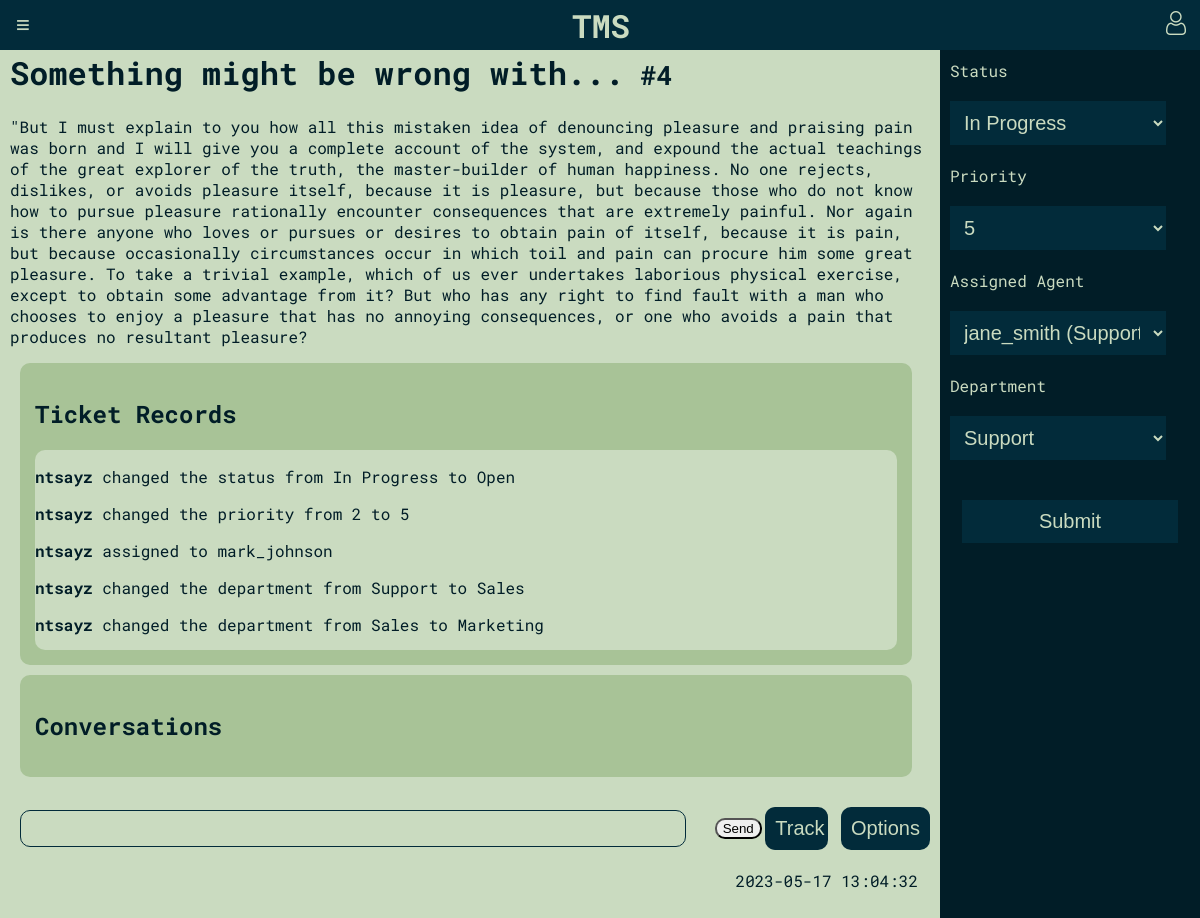
Screenshot of /pages/ticket.php?ticket_id=4 (signed in) with the database file from the repository.
### tables this page shows
CREATE TABLE tickets (
    id INTEGER PRIMARY KEY AUTOINCREMENT,
    title TEXT NOT NULL,
    description TEXT NOT NULL,
    priority INTEGER CHECK(priority BETWEEN 1 AND 5),
    status_id INTEGER REFERENCES status(id) ON DELETE CASCADE,
    created_by INTEGER NOT NULL REFERENCES users(id) ON DELETE CASCADE,
    assigned_to INTEGER REFERENCES users(id) ON DELETE CASCADE,
    created_at TIMESTAMP DEFAULT CURRENT_TIMESTAMP,
    department_id INTEGER REFERENCES departments(id) ON DELETE CASCADE
);

CREATE TABLE ticket_records (
    id INTEGER PRIMARY KEY AUTOINCREMENT,
    action TEXT NOT NULL,
    changed_at TIMESTAMP DEFAULT CURRENT_TIMESTAMP,
    ticket_id INTEGER REFERENCES tickets(id),
    author_id INTEGER REFERENCES users(id)
);

CREATE TABLE users (
    id INTEGER PRIMARY KEY AUTOINCREMENT,
    username TEXT,
    password CHAR(256) NOT NULL,
    full_name TEXT,
    email TEXT NOT NULL UNIQUE,
    user_type TEXT CHECK(user_type IN ('admin', 'agent', 'client'))
);

### pages/ticket.php (called while the page is built)
<?php
require_once(__DIR__.'/../initialization/init.php');
require_once(__DIR__.'/../database/tickets.php');
$ticket_id = $_GET['ticket_id'];
$ticket = get_ticket_by_id($ticket_id);
require_once(__DIR__.'/../templates/common/ticket_standalone.php');
?>

### database/tickets.php (called while the page is built, shortened)
<?php
function get_ticket_by_id($id){
    global $dbh;
    try {
        $stmt = $dbh->prepare('SELECT * FROM tickets WHERE id = ?');
        $stmt->execute(array($id));
        $ticket = $stmt->fetch(PDO::FETCH_ASSOC);
        return $ticket;
    } catch(PDOException $e) {
        return -1;
    }
}
function get_ticket_records($ticket_id){
    global $dbh;
    try {
        $stmt = $dbh->prepare('SELECT * FROM ticket_records WHERE ticket_id = ?');
        $stmt->execute(array($ticket_id));
        $ticket_records = $stmt->fetchAll(PDO::FETCH_ASSOC);
        return $ticket_records;
    } catch(PDOException $e) {
        return -1;
    }
}
function get_ticket_submissions_by_user($user_id){
    global $dbh;
    try {
        $stmt = $dbh->prepare('SELECT * FROM tickets WHERE created_by = ?');
        $stmt->execute(array($user_id));
        $tickets = $stmt->fetchAll(PDO::FETCH_ASSOC);
        return $tickets;
    } catch(PDOException $e) {
        return -1;
    }
}
?>

### database/user.php (called while the page is built, shortened)
<?php
  function get_username_by_id($id) {
    global $dbh;
    try {
        $stmt = $dbh->prepare('SELECT username FROM users WHERE id = ?');
        $stmt->execute(array($id));
        if($row = $stmt->fetch()) {
            return $row['username'];
        }
    }catch(PDOException $e) {
        return -1;
    }
  }
?>

### database/status.php (called while the page is built, shortened)
<?php
function get_statuses(){
    global $dbh;
    try {
        $stmt = $dbh->prepare('SELECT * FROM status');
        $stmt->execute();
        $statuses = $stmt->fetchAll(PDO::FETCH_ASSOC);
        return $statuses;
    } catch(PDOException $e) {
        return -1;
    }
}
?>

### database/departments.php (called while the page is built, shortened)
<?php
function get_departments(){
    global $dbh;
    try {
        $stmt = $dbh->prepare('SELECT * FROM departments');
        $stmt->execute();
        $departments = $stmt->fetchAll(PDO::FETCH_ASSOC);
        return $departments;
    } catch(PDOException $e) {
        return -1;
    }
}
function get_agent_departments(){
    global $dbh;
    try {
        $stmt = $dbh->prepare('SELECT * FROM agent_department');
        $stmt->execute();
        $departments = $stmt->fetchAll(PDO::FETCH_ASSOC);
        return $departments;
    } catch(PDOException $e) {
        return -1;
    }
}
?>

### templates/common/ticket_standalone.php (the view, shortened to what this page needs)
<?php
require_once(__DIR__.'/../../database/tickets.php');
require_once(__DIR__.'/../../database/user.php');
require_once(__DIR__.'/../../database/status.php');
require_once(__DIR__.'/../../database/departments.php');
?>
<!DOCTYPE html>
<html>
<head>
    <link rel="stylesheet" href="/css/ticket/style.css">
</head>
<?php require(__DIR__.'/../common/header.php'); ?>
<body>
<div class="wrapper">
    <main>
        <div class="">
            <div id="overlay-<?php echo $ticket['id'] ?>" class="">
                <div class="">
                    <h1>
                        <?php echo htmlentities($ticket['title']) ?><small> #<?php echo htmlentities($ticket['id']) ?></small>
                    </h1>
                    <p><?php echo htmlentities($ticket['description']) ?></p>
                    <div class="ticket-records">
                        <h2>Ticket Records</h2>
                        <div class="ticket-records-messages">
                            <?php
                            $ticket_records = get_ticket_records($ticket['id']);
                            foreach ($ticket_records as $record) {
                                echo "<p> <strong>" . htmlentities(get_username_by_id($record['author_id'])) . "</strong> " .
                                    htmlentities($record['action']) . "</p>";
                            }
                            ?>
                        </div>
                    </div>
                    <div class="ticket-conversations">
                        <h2>Conversations</h2>
                    </div>
                    <div class="ticket-overlay-buttons">
                    <input type="text" name="chat-input" id="chat-input" class="ticket-input">
                    <button id="send-button" class="send-button">Send</button>
                        <div class="ticket-buttons">
                        <?php
                        $tracked = false;
                        ?>
                        <div>
                            <button class="ticket-blue-button track-button" style="<?php echo $tracked ? 'display: none;' : '' ?>" data-ticket-id="<?php echo $ticket['id'] ?>"
                                data-user-id="<?php echo $_SESSION['id'] ?>">Track</button>
                        </div>
                            <?php if ($_SESSION['user_type'] === 'admin' || $_SESSION['user_type'] === 'agent') { ?>
                                <button class="ticket-blue-button" id="add-ticket-button">Options</button>
                            <?php }?>
                        </div>
                    </div>
                    <div class="overlay-info">
                        <p><?php echo htmlentities($ticket['created_at']) ?></p>
                    </div>
                </div>
            </div>
        </div>
    </main>
    <?php
        $tickets_submitted = get_ticket_submissions_by_user($_SESSION['id']);
        $submitted = false;
        if (is_array($tickets_submitted) || is_object($tickets_submitted)) {
            foreach ($tickets_submitted as $tickets_submitted) {
                if ($tickets_submitted['created_by'] == $_SESSION['id']) {
                    $submitted = true;
                    break;
                }
            }
        }
        ?>
    <?php
    if($submitted || $_SESSION['user_type'] === 'admin' || $_SESSION['user_type'] === 'agent' ) { ?>
    <aside class="ticket-form">
        <form action="../../actions/action_submit_ticket_change.php" method="post" required>
            <div>
                <label for="status">Status</label><br>
                <select id="status" name="status" required>
                    <?php
                    $statuses = get_statuses();
                    foreach ($statuses as $status) {
                        $selected = ($status['id'] == $ticket['status_id']) ? 'selected' : '';
                        echo "<option value='{$status['id']}' $selected>{$status['name']}</option>";
                    }
                    ?>
                </select>
            </div>
            <div>
                <label for="priority">Priority</label><br>
                <select id="priority" name="priority" required>
                    <?php for ($i = 1; $i <= 5; $i++) {
                        $selected = ($i == $ticket['priority']) ? 'selected' : '';
                        echo "<option value='$i' $selected>$i</option>";
                    }
                    ?>
                </select>
            </div>
            <div>
                <label for="assignee">Assigned Agent</label><br>
                <select id="assignee" name="assignee" required>
                    <?php
                    $agents = get_agent_departments();
                    foreach ($agents as $agent) {
                        $selected = ($agent['agent_id'] == $ticket['assigned_to']) ? 'selected' : '';
                        $username = get_username_by_id($agent['agent_id']);
                        $dep_name = get_department_by_id($agent['department_id']);
                        echo "<option value='{$agent['agent_id']}' $selected>{$username} ({$dep_name})</option>";
                    }
                    ?>
                </select>
            </div>
            <div>
                <label for="department">Department</label><br>
                <select id="department" name="department">
                    <?php
                    $departments = get_departments();
                    foreach ($departments as $department) {
                        $selected = ($department['id'] == $ticket['department_id']) ? 'selected' : '';
                        echo "<option value='{$department['id']}' $selected>{$department['name']}</option>";
                    }
                    ?>
                </select>
            </div>
            <div>
                <input type="submit" value="Submit" class="ticket-blue-button">
            </div>
        </form>
    </aside>
    <?php } ?>
</div>
</body>
</html>

### css/ticket/style.css (style rules this page uses)
:root { --main-blue: #022B3A; --main-blue-darker: #011D27; --tea-green: #CADBC0; --tea-green-light: #A8C397; --pink-bittersweet: #F97068; --pink-melon: #FCB4B1; }
body { background: var(--tea-green); color: var(--main-blue-darker); font-family: 'Roboto Mono', monospace; margin: 0; padding: 0; margin-top: 20px; }
.wrapper { display: flex; height: 100vh; }
main { flex: 1; padding: 10px; overflow-y: auto; }
.ticket-records, .ticket-conversations { border-radius: 10px; background-color: var(--tea-green-light); width: 97%; margin: 10px; padding: 15px; box-sizing: border-box; }
.ticket-records-messages, .ticket-conversations-messages { border-radius: 10px; background-color: var(--tea-green); overflow-y: auto; box-sizing: border-box; max-height: 200px; }
.ticket-overlay-buttons { display: flex; justify-content: space-between; align-items: center; }
.ticket-overlay-buttons button { border-radius: 10px; }
.overlay-info { display: flex; justify-content: flex-end; flex-wrap: wrap; margin-top: auto; margin-right: 2px; }
.overlay-info p { margin: 0; margin-right: 10px; margin-left: 10px; }
.ticket-blue-button { background: var(--main-blue); border: 0; color: var(--tea-green); padding: 10px; padding-right: 10px; font-size: 20px; width: 90%; margin: 20px auto; display: block; box-sizing: border-box; cursor: pointer; }
.ticket-overlay-buttons { margin-top: auto; margin-left: auto; margin-right: auto; display: flex; justify-content: flex-end; flex-wrap: wrap; }
.ticket-input { margin-right: auto; width: 70%; margin-left: 10px; padding: 10px; background-color: var(--tea-green); color: var(--main-blue); border: 1px solid var(--main-blue); border-radius: 10px; }
.ticket-buttons { display: flex; gap: 10px; }
main { width: 100%; }
.ticket-form { margin-top:30px; justify-content:center; }
select { background:var(--main-blue); border:0; color:var(--tea-green); padding:10px; font-size:20px; width: 90%; margin:20px auto; }

### templates/common/ticket_standalone.php (style rules this page uses)
.wrapper { display: flex; height: 100vh; }
main { flex: 1; padding: 10px; overflow-y: auto; }
aside { background-color: var(--main-blue-darker); color: var(--tea-green); width: 20%; padding: 10px; }

### rows the page displays
tickets: title "Something might be wrong with...", id "4", description "\"But I must explain to you how all this mistaken idea of denouncing pleasure and praising pain was born and I will give you a complete account of the system, and expound the actual teachings of the great explorer of the truth, the master-builder of human happiness. No one rejects, dislikes, or avoids pleasure itself, because it is pleasure, but because those who do not know how to pursue pleasure rationally encounter consequences that are extremely painful. Nor again is there anyone who loves or pursues or desires to obtain pain of itself, because it is pain, but because occasionally circumstances occur in which toil and pain can procure him some great pleasure. To take a trivial example,…", created_at "2023-05-17 13:04:32"
ticket_records: author.username "ntsayz", action "changed the status from In Progress to Open"
ticket_records: author.username "ntsayz", action "changed the priority from 2 to 5"
ticket_records: author.username "ntsayz", action "assigned to mark_johnson"
ticket_records: author.username "ntsayz", action "changed the department from Support to Sales"
ticket_records: author.username "ntsayz", action "changed the department from Sales to Marketing"

### other values shown
form field status "In Progress"
form field priority "5"
form field assignee "jane_smith (Support)"
form field department "Support"
